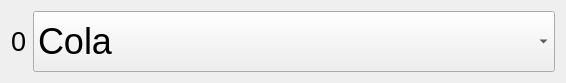
<?xml version="1.0" encoding="UTF-8"?>
<ui version="4.0">
 <class>beverageItemWidget</class>
 <widget class="QWidget" name="beverageItemWidget">
  <property name="geometry">
   <rect>
    <x>0</x>
    <y>0</y>
    <width>566</width>
    <height>83</height>
   </rect>
  </property>
  <property name="sizePolicy">
   <sizepolicy hsizetype="Minimum" vsizetype="Minimum">
    <horstretch>0</horstretch>
    <verstretch>0</verstretch>
   </sizepolicy>
  </property>
  <property name="minimumSize">
   <size>
    <width>470</width>
    <height>83</height>
   </size>
  </property>
  <property name="windowTitle">
   <string>Form</string>
  </property>
  <layout class="QGridLayout" name="gridLayout">
   <item row="0" column="0">
    <layout class="QHBoxLayout" name="horizontalLayout" stretch="0,3">
     <item>
      <widget class="QLabel" name="pumpNumLabel">
       <property name="font">
        <font>
         <pointsize>20</pointsize>
        </font>
       </property>
       <property name="text">
        <string>0</string>
       </property>
      </widget>
     </item>
     <item>
      <widget class="QComboBox" name="comboBox">
       <property name="sizePolicy">
        <sizepolicy hsizetype="Minimum" vsizetype="Minimum">
         <horstretch>0</horstretch>
         <verstretch>0</verstretch>
        </sizepolicy>
       </property>
       <property name="font">
        <font>
         <pointsize>27</pointsize>
        </font>
       </property>
       <item>
        <property name="text">
         <string>Cola</string>
        </property>
       </item>
      </widget>
     </item>
    </layout>
   </item>
  </layout>
 </widget>
 <resources/>
 <connections/>
</ui>
